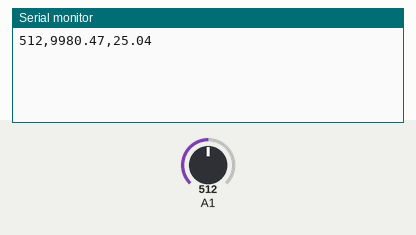
Bench run of a sketch on a simulated Arduino Uno, built with avr-gcc and run on an emulated ATmega328P. On the bench: the last lines printed to the serial monitor. The test bench sets the inputs (shaded band); at power-on: A1 = 512.

Above: at 2.8 s.
2.9 s: A1 set to 0
At 6.4 s:
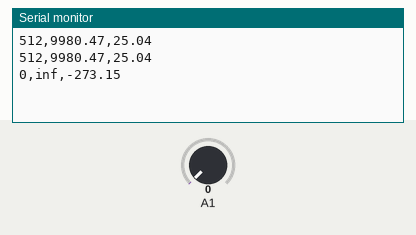
8.9 s: A1 set to 122
At 10.7 s:
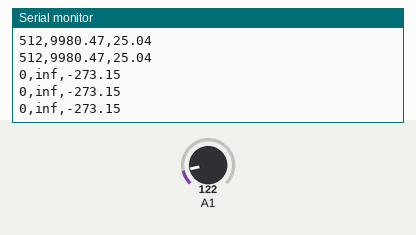

The sketch:

tempSensor.ino
```cpp
/**
 * Read temperature sensor and print out temperature
 * Abigail Tubay 2018
 */
#include <math.h>

//data variables
int a;
float t;                                      //temperature
int B=3975;                                   //B value of the thermistor
float r;
int pinTempSensor = 1;                        //Grove temperature sensor

/**
 * Set up serial monitor
 */
void setup(){
    Serial.begin(9600);
}

/**
 * read temperature sensor and calculate temperature
 * print out the value of the sensor, resistance
 * and the temperature in the serial monitor
 */
void loop(){
    a = analogRead(1);
    r = (float)(1023-a)*10000/a;              //get the resistance of the sensor;
    t = 1/(log(r/10000)/B+1/298.15)-273.15;   //convert to temperature via datasheet&nbsp;;
    delay(2000);                              //the sensor has an update rate of 2 seconds
    Serial.print(a);
    Serial.print(",");
    Serial.print(r);
    Serial.print(",");
    Serial.println(t);
}
```

Measured:
- after the input at 2.9 s, the serial monitor: prints a new line after 3.1 s (image 1)
